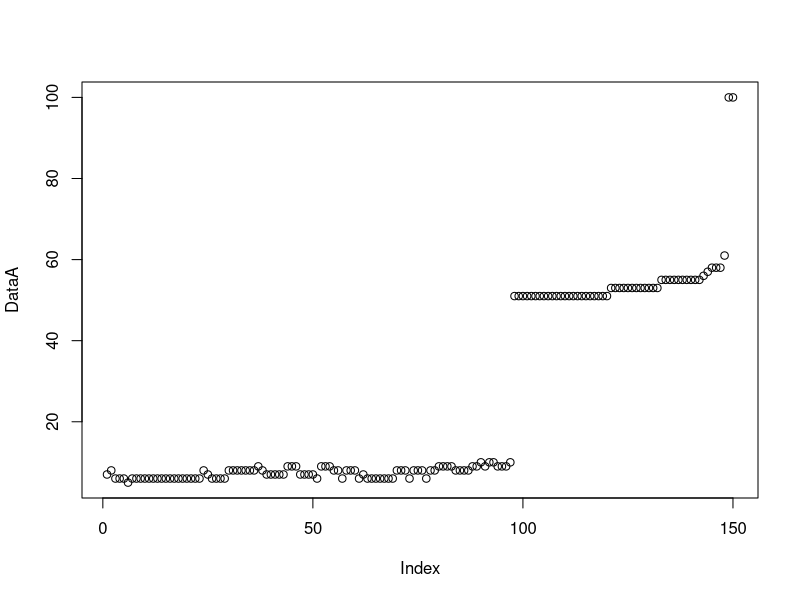

This chart was generated by the following R code:
sortObjectsByDist = function(xl, k){
  
  l = dim(xl)[1];
  z = xl[k, 1:2];
  
  distances = matrix(NA, l-1, 2);
  
  c = 1;
  
  for (i in 1:l){
     if(i != k ){
       distances[c, ] = c(i, sqrt(sum((xl[i, 1:2] - z)^2)));
       c = c + 1;
     }
  }
  
  orderedXl = xl[order(distances[, 2]), ];
  return (orderedXl);
}

LOO = function(xl){
  n = dim(xl)[1];
  DataA = array(0,n);
  
  for(i in 1:n){
    
    orderedXl = sortObjectsByDist(xl, i);
    
    for(k in 1:n){
      classes = orderedXl[1:k, 3];

      counts = table(classes);
      
      class = names(which.max(counts));
      
      if(class != xl[i,3]){
        DataA[k] = DataA[k] + 1;
      }
    }
    print(i);
    print(DataA);
  }

  return (DataA)
}

xl = iris[,3:5];
DataA = LOO(xl);  
print(DataA);

plot(DataA)
 